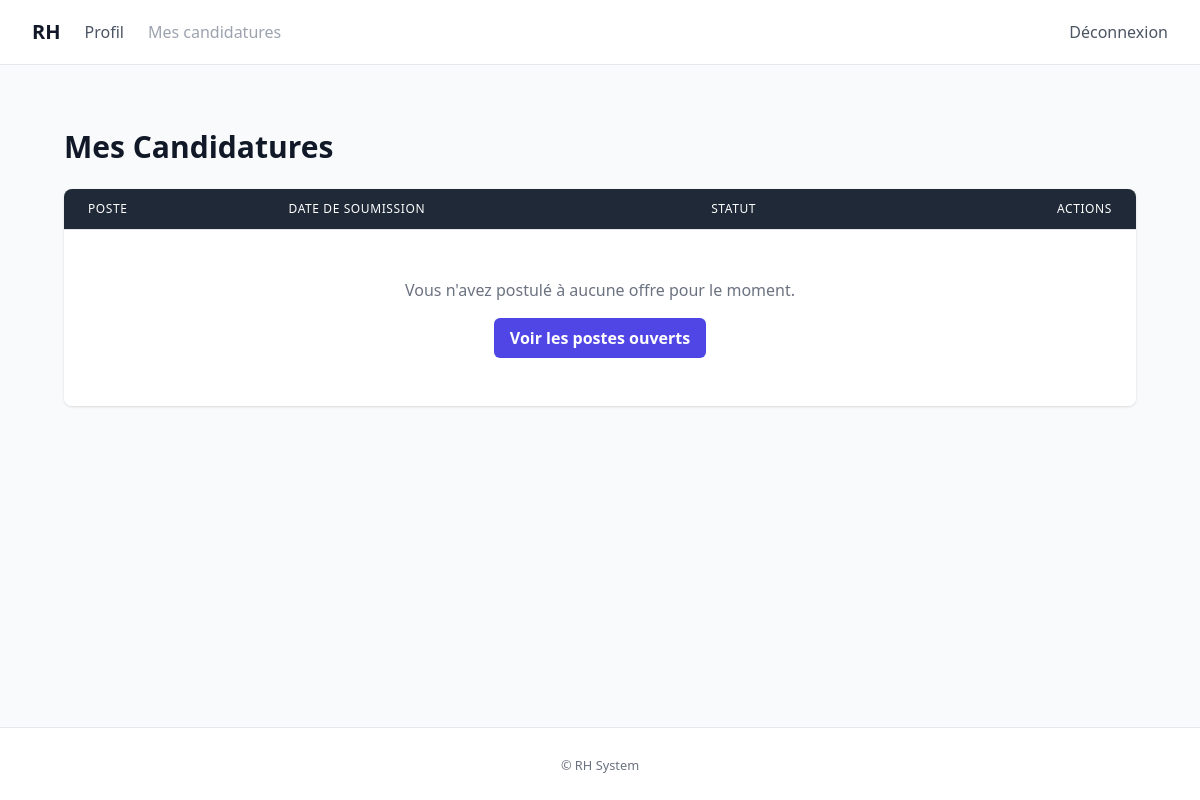
The app's page /recruitment/mes-candidatures/ (signed in), older data.
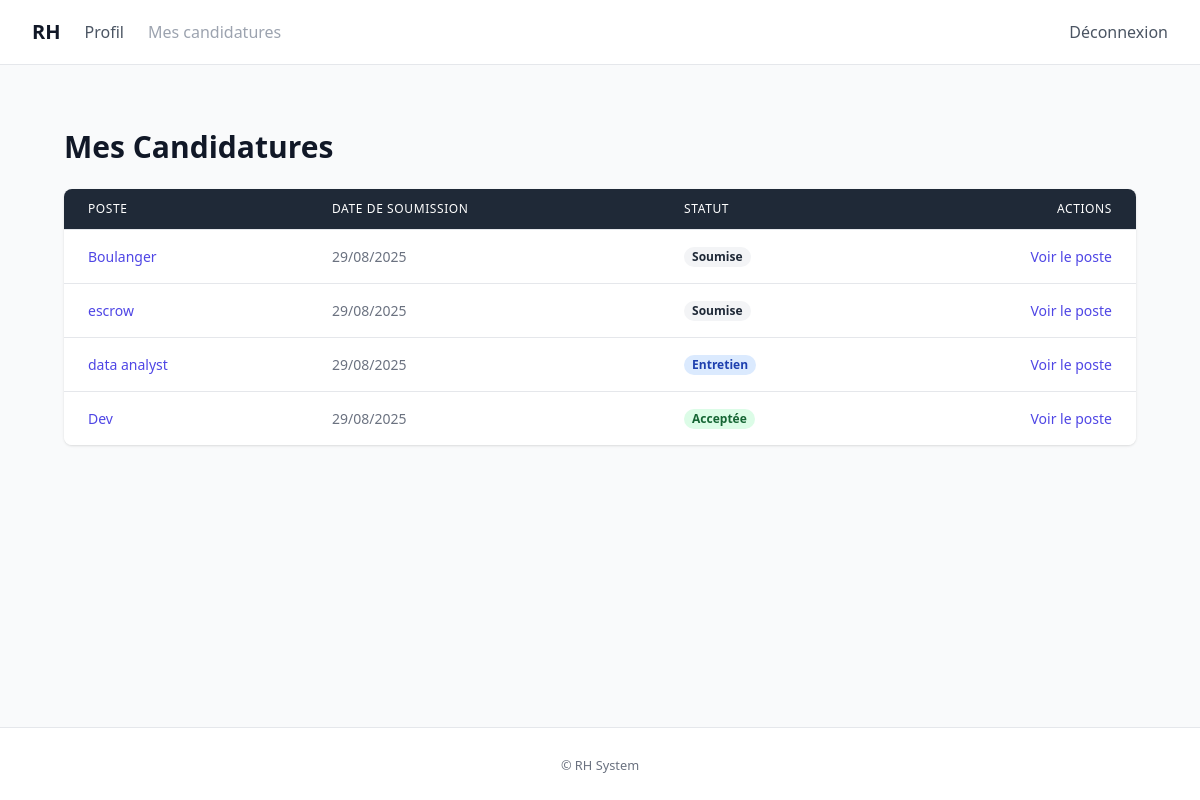
The same page, newer data.
### recruitment/models.py (models this page shows, shortened)
class Candidature(models.Model):
    class Statuts(models.TextChoices):
        SOUMISE = "submitted", "Soumise"
        EN_REVUE = "in_review", "En revue"
        ENTRETIEN = "interview", "Entretien"
        ACCEPTEE = "accepted", "Acceptée"
        REFUSEE = "rejected", "Refusée"
    candidat = models.ForeignKey(User, on_delete=models.CASCADE, related_name="candidatures")
    poste = models.ForeignKey(Poste, on_delete=models.CASCADE, related_name="candidatures")
    cv_file = models.FileField(
        upload_to=upload_to_cv,
        validators=[validate_document_file],
        blank=True,
        null=True,
    )
    lettre_motivation_file = models.FileField(
        upload_to=upload_to_lettre,
        validators=[validate_document_file],
        blank=True,
        null=True,
    )
    date_soumission = models.DateTimeField(auto_now_add=True)
    statut = models.CharField(max_length=20, choices=Statuts.choices, default=Statuts.SOUMISE)
    class Meta:
        ordering = ["-date_soumission"]
        indexes = [
            models.Index(fields=["statut", "date_soumission"]),
        ]
        constraints = [
            models.UniqueConstraint(fields=["candidat", "poste"], name="unique_candidature_par_poste"),
        ]
    def get_statut_class(self) -> str:
        if self.statut == self.Statuts.SOUMISE:
            return "bg-gray-100 text-gray-800"
        elif self.statut == self.Statuts.EN_REVUE:
            return "bg-yellow-100 text-yellow-800"
        elif self.statut == self.Statuts.ENTRETIEN:
            return "bg-blue-100 text-blue-800"
        elif self.statut == self.Statuts.ACCEPTEE:
            return "bg-green-100 text-green-800"
        elif self.statut == self.Statuts.REFUSEE:
            return "bg-red-100 text-red-800"
        return "bg-gray-100 text-gray-800"

class Poste(models.Model):
    class TypeContrat(models.TextChoices):
        CDI = "CDI", "CDI"
        CDD = "CDD", "CDD"
        ALTERNANCE = "Alternance", "Alternance"
    titre = models.CharField(max_length=200)
    description = models.TextField()
    competences_requises = models.TextField(blank=True)
    type_contrat = models.CharField(max_length=20, choices=TypeContrat.choices, default=TypeContrat.CDI)
    date_creation = models.DateTimeField(auto_now_add=True)
    actif = models.BooleanField(default=True)
    class Meta:
        ordering = ["-date_creation"]
        indexes = [
            models.Index(fields=["actif", "date_creation"]),
        ]

### recruitment/views.py (the view)
# urls.py: path('mes-candidatures/', views.UserCandidaturesListView.as_view(), name='user_candidatures'),
class UserCandidaturesListView(CandidateRequiredMixin, ListView):
    model = Candidature
    template_name = 'recruitment/user_candidatures.html'
    context_object_name = 'candidatures'
    def get_queryset(self):
        return Candidature.objects.filter(candidat=self.request.user).select_related('poste')

### recruitment/templates/recruitment/user_candidatures.html (shortened to what this page needs)
{% extends "accounts/base.html" %}
{% block content %}
<div class="max-w-7xl mx-auto px-4 sm:px-6 lg:px-8 py-8">
    <h1 class="text-3xl font-bold text-gray-900 mb-6">Mes Candidatures</h1>
    <div class="overflow-x-auto bg-white rounded-lg shadow">
        <table class="min-w-full divide-y divide-gray-200">
            <thead class="bg-gray-800">
                <tr>
                    <th scope="col" class="px-6 py-3 text-left text-xs font-medium text-white uppercase tracking-wider">Poste</th>
                    <th scope="col" class="px-6 py-3 text-left text-xs font-medium text-white uppercase tracking-wider">Date de Soumission</th>
                    <th scope="col" class="px-6 py-3 text-left text-xs font-medium text-white uppercase tracking-wider">Statut</th>
                    <th scope="col" class="px-6 py-3 text-right text-xs font-medium text-white uppercase tracking-wider">Actions</th>
                </tr>
            </thead>
            <tbody class="bg-white divide-y divide-gray-200">
                {% for candidature in candidatures %}
                <tr class="hover:bg-gray-50">
                    <td class="px-6 py-4 whitespace-nowrap text-sm font-medium text-gray-900">
                        <a href="{% url 'recruitment:poste_detail' candidature.poste.pk %}" class="text-primary hover:underline">{{ candidature.poste.titre }}</a>
                    </td>
                    <td class="px-6 py-4 whitespace-nowrap text-sm text-gray-500">{{ candidature.date_soumission|date:"d/m/Y" }}</td>
                    <td class="px-6 py-4 whitespace-nowrap text-sm">
                        <span class="px-2 inline-flex text-xs leading-5 font-semibold rounded-full {{ candidature.get_statut_class }}">
                            {{ candidature.get_statut_display }}
                        </span>
                    </td>
                    <td class="px-6 py-4 whitespace-nowrap text-right text-sm font-medium">
                        <a href="{% url 'recruitment:poste_detail' candidature.poste.pk %}" class="text-primary hover:text-indigo-900">Voir le poste</a>
                    </td>
                </tr>
                {% empty %}
                <tr>
                    <td colspan="4" class="text-center py-12 text-gray-500">
                        <p>Vous n'avez postulé à aucune offre pour le moment.</p>
                        <a href="{% url 'home' %}" class="mt-4 inline-block px-4 py-2 bg-primary text-white font-bold rounded-md hover:bg-indigo-700">Voir les postes ouverts</a>
                    </td>
                </tr>
                {% endfor %}
            </tbody>
        </table>
    </div>
</div>
{% endblock %}

### accounts/templates/accounts/base.html (shortened to what this page needs)
<!doctype html>
<html lang="fr" class="h-full bg-gray-50">
  <head>
    <script src="https://cdn.tailwindcss.com"></script>
  </head>
  <body class="min-h-full flex flex-col">
    <nav class="bg-white border-b border-gray-200">
      <div class="max-w-7xl mx-auto px-4 sm:px-6 lg:px-8">
        <div class="flex h-16 items-center justify-between">
          <div class="flex items-center gap-6">
            <a class="text-xl font-semibold text-gray-900" href="/">RH</a>
            {% if request.user.is_authenticated %}
              <a class="text-gray-600 hover:text-gray-900" href="{% url 'accounts:profile' %}">Profil</a>
              {% if request.user.profile and request.user.profile.role == 'recruiter' %}
                <a href="/recruitment/dashboard/recruteur/" class="text-gray-400">Recrutement</a>
              {% elif request.user.profile and request.user.profile.role == 'candidate' %}
                <a href="{% url 'recruitment:user_candidatures' %}" class="text-gray-400">Mes candidatures</a>
              {% endif %}
            {% endif %}
          </div>
          <div class="flex items-center gap-4">
            {% if request.user.is_authenticated %}
              <a class="text-gray-600 hover:text-gray-900" href="{% url 'accounts:logout' %}">Déconnexion</a>
            {% else %}
              <a class="text-gray-600 hover:text-gray-900" href="{% url 'accounts:login' %}">Connexion</a>
              <a class="inline-flex items-center px-3 py-1.5 rounded-md bg-primary text-white hover:bg-indigo-700" href="{% url 'accounts:register' %}">Inscription</a>
            {% endif %}
          </div>
        </div>
      </div>
    </nav>
    <main class="flex-1">
      <div class="max-w-7xl mx-auto p-4 sm:p-6 lg:p-8">
        {% block content %}{% endblock %}
      </div>
    </main>
    <footer class="border-t border-gray-200 bg-white">
      <div class="max-w-7xl mx-auto px-4 sm:px-6 lg:px-8 py-6 text-center text-gray-500">
        <small>&copy; {{ now|date:'Y' }} RH System</small>
      </div>
    </footer>
  </body>
</html>

Row changes from the older to the newer data that the page shows:
added Candidature: poste.titre "Boulanger", date_soumission "29/08/2025", statut "Soumise"
added Candidature: poste.titre "escrow", date_soumission "29/08/2025", statut "Soumise"
added Candidature: poste.titre "data analyst", date_soumission "29/08/2025", statut "Entretien"
added Candidature: poste.titre "Dev", date_soumission "29/08/2025", statut "Acceptée"
Text that changed along with them:
text no longer shown: "Vous n'avez postulé à aucune offre pour le moment. Voir les postes ouverts"
